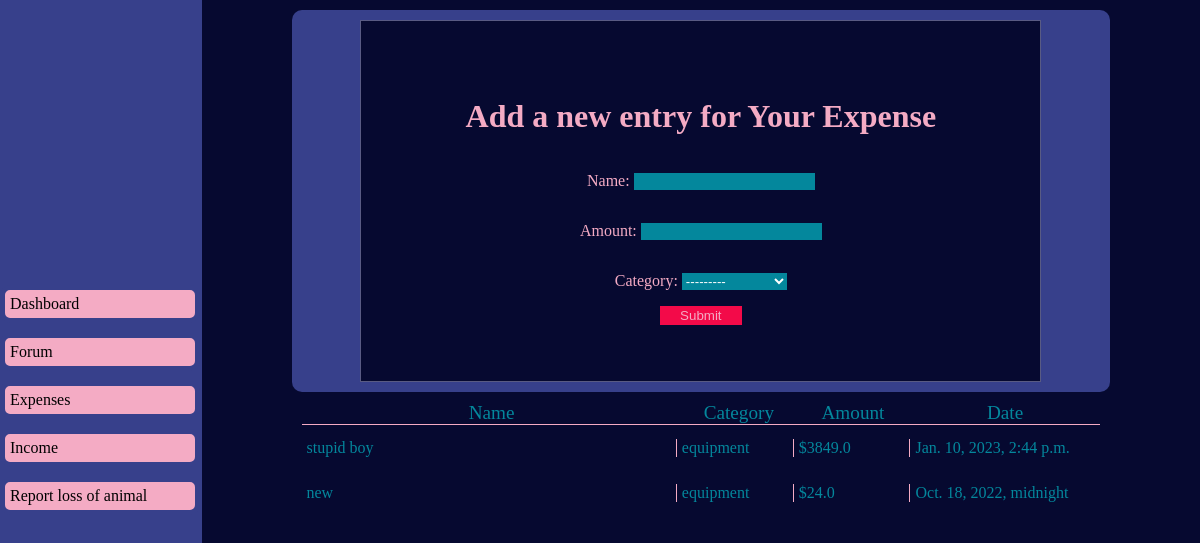
/expense/ (signed in), run on the app's committed database.
### base_app/models.py (models this page shows)
class Expenses(models.Model):
    name = models.CharField(max_length=30)
    amount = models.FloatField()
    category = models.CharField(max_length=14, choices=EXPENSE_CHOICES)
    date= models.DateTimeField(auto_now_add=True)
    owner_id = models.ForeignKey(CustomUser, on_delete=models.CASCADE)

### base_app/decorators.py (the view)
        def wrapper_func(request,*args, **kwargs):
            group = None
            if request.user.groups.exists():
                group = request.user.groups.all()[0].name
            if group in allowed_users:
                return view_func(request,*args, **kwargs)
            else:
                return redirect('Pro')

### base_app/forms.py
class ExpenseForm(forms.ModelForm):
    class Meta:
        model = Expenses
        exclude = ["owner_id"]
        fields = "__all__"

### base_app/views.py (called while the page is built, shortened)
@login_required
@allowed_users(allowed_users=["Paid"])
def expenses(request):
    content = {}
    expenses = Expenses.objects.filter(owner_id = request.user).all().order_by('-date')
    form = ExpenseForm()
    content["title"] = "Expense"
    content["data"] = expenses
    content["form"] = form
    return render(request, "views_temp/single_form_template.html", content)

### templates/views_temp/single_form_template.html (shortened to what this page needs)
{% extends 'views_temp/base.html' %}
{% load cache %}
{% block content %}
    <div class="single-temp">
        <div class="single-form-container">
            <form action = "" method = "post" class="single-form">
                <legend><h1>Add a new entry for Your {{ title }}</h1></legend>
                {{ form.as_p }}
                <input type="submit" value="Submit">
            </form>
        </div>
        {% if dead_data %}
            <div class="data-info">
                <div class="single-temp-header-container">
                    <p>Number Of Dead Animals</p>
                    <p>Animal</p>
                    <p>Amount Bought</p>
                    <p>Date</p>
                </div>
                {% for data in dead_data %}
                    <div class='data-info-card'>
                        <span>{{data.0}}</span>
                        <span>{{data.1}}</span>
                        <span>$ {{data.2}}</span>
                        <span>{{data.3}}</span>
                    </div>
                {% endfor %}
            </div>
        {% elif title == "Death of an animal"%}
        {% else %}
        <div class="data-info">
            <div class="single-temp-header-container">
                <p>Name</p>
                <p>Category</p>
                <p>Amount</p>
                <p>Date</p>
            </div>
            {% for data in data %}
                <div class="data-info-card">
                    <span>{{ data.name}}</span>
                    <span>{{ data.category}}</span>
                    <span>${{ data.amount}}</span>
                    <span>{{ data.date}}</span>
                </div>
            {% endfor %}
        </div>
        {% endif %}
    </div>
{% endblock content %}

### static/views/main.css (style rules this page uses)
:root { --blue:#6977E6; --opacity-blue:#37408b; --white: #ffffff; --teal:#04879C; --red:#F30A49; --pink:#F4ABC4; --navy: #595B83; --light-dark-blue:#333456; --dark-blue:#060930; }
html, body { margin: 0; padding: 0; }
body { background-color:var(--dark-blue); }

### static/views/forum.css (style rules this page uses)
:root { --blue:#37408b; --white: #ffffff; --teal:#04879C; --red:#F30A49; --pink:#F4ABC4; --navy: #595B83; --light-dark-blue:#333456; --dark-blue:#060930; }

### static/views/single_temp.css (style rules this page uses)
:root { --blue:#37408b; --white: #ffffff; --teal:#04879C; --red:#F30A49; --pink:#F4ABC4; --navy: #595B83; --light-dark-blue:#333456; --dark-blue:#060930; }
.single-temp { width: 100%; }
.single-form-container { background-color: var(--blue); padding: 10px; width: 80%; margin: 10px auto; border-radius: 10px; }
.single-form { border: 1px solid var(--navy); background-color: var(--dark-blue); width: 80%; margin: 0 auto; padding: 20px; min-height: 40vh; display: flex; flex-direction: column; justify-content: center; align-items: center; color: var(--pink); }
.single-form label { width: 200px; }
.single-form > p > input { background-color: var(--teal); border: none; }
.single-form > p > select { background-color: var(--teal); color: var(--white); border: none; }
.single-form > input { background-color: var(--red); border: none; color: var(--pink); padding: 2px 20px; }
.data-info { color: var(--teal); width: 80%; margin: 0 auto; }
.single-temp-header-container { display: flex; justify-content: space-evenly; }
.single-temp-header-container p { border-bottom: 1px solid var(--pink); font-size: larger; text-align: center; margin: 0; }
.single-temp-header-container p:first-child { flex: 1; }
.single-temp-header-container p:nth-child(2) { flex: 0.3; }
.single-temp-header-container p:nth-child(3) { flex: 0.3; }
.single-temp-header-container p:last-child { flex: 0.5; }
.data-info-card { display: flex; justify-content: space-between; align-items: center; text-align: left; height: 45px; }
.data-info-card span { border-right: var(--pink) solid 1px; margin-left: 5px; }
.data-info-card span:first-child { flex: 1; }
.data-info-card span:nth-child(2) { flex: 0.3; }
.data-info-card span:nth-child(3) { flex: 0.3; }
.data-info-card span:last-child { flex: 0.5; border: none; }

### data on the page
Expenses: name "stupid boy", category "equipment", amount "3849.0", date "Jan. 10, 2023, 2:44 p.m."
Expenses: name "new", category "equipment", amount "24.0", date "Oct. 18, 2022, midnight"

### other printed values
{{ title }} "Expense"
